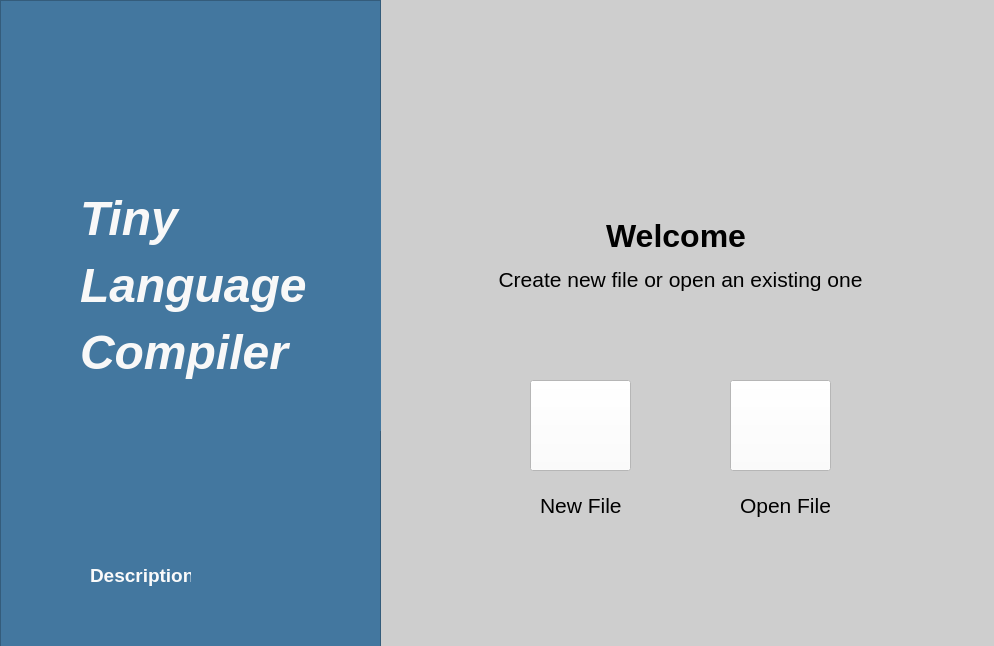
<?xml version="1.0" encoding="UTF-8"?>
<ui version="4.0">
 <class>MainWindow</class>
 <widget class="QMainWindow" name="MainWindow">
  <property name="geometry">
   <rect>
    <x>0</x>
    <y>0</y>
    <width>994</width>
    <height>646</height>
   </rect>
  </property>
  <property name="windowTitle">
   <string>MainWindow</string>
  </property>
  <property name="autoFillBackground">
   <bool>false</bool>
  </property>
  <property name="styleSheet">
   <string notr="true">background-color: rgb(206, 206, 206)
</string>
  </property>
  <property name="animated">
   <bool>true</bool>
  </property>
  <widget class="QWidget" name="centralwidget">
   <widget class="QFrame" name="frame_2">
    <property name="geometry">
     <rect>
      <x>0</x>
      <y>0</y>
      <width>381</width>
      <height>651</height>
     </rect>
    </property>
    <property name="styleSheet">
     <string notr="true">background-color:rgb(67, 119, 159)</string>
    </property>
    <property name="frameShape">
     <enum>QFrame::StyledPanel</enum>
    </property>
    <property name="frameShadow">
     <enum>QFrame::Raised</enum>
    </property>
    <widget class="QLabel" name="label_3">
     <property name="geometry">
      <rect>
       <x>80</x>
       <y>140</y>
       <width>331</width>
       <height>291</height>
      </rect>
     </property>
     <property name="text">
      <string>&lt;html&gt;&lt;head/&gt;&lt;body&gt;&lt;p&gt;&lt;span style=&quot; font-size:36pt; font-weight:700; font-style:italic; color:#f8f8f8;&quot;&gt;Tiny&lt;/span&gt;&lt;/p&gt;&lt;p&gt;&lt;span style=&quot; font-size:36pt; font-weight:700; font-style:italic; color:#f8f8f8;&quot;&gt;Language&lt;/span&gt;&lt;/p&gt;&lt;p&gt;&lt;span style=&quot; font-size:36pt; font-weight:700; font-style:italic; color:#f8f8f8;&quot;&gt;Compiler &lt;/span&gt;&lt;/p&gt;&lt;/body&gt;&lt;/html&gt;</string>
     </property>
    </widget>
    <widget class="QLabel" name="label_7">
     <property name="geometry">
      <rect>
       <x>90</x>
       <y>560</y>
       <width>101</width>
       <height>31</height>
      </rect>
     </property>
     <property name="text">
      <string>&lt;html&gt;&lt;head/&gt;&lt;body&gt;&lt;p&gt;&lt;span style=&quot; font-size:14pt; font-weight:700; color:#fafafa;&quot;&gt;Description&lt;/span&gt;&lt;/p&gt;&lt;/body&gt;&lt;/html&gt;</string>
     </property>
    </widget>
    <widget class="QPushButton" name="AboutBTN">
     <property name="geometry">
      <rect>
       <x>200</x>
       <y>570</y>
       <width>21</width>
       <height>21</height>
      </rect>
     </property>
     <property name="styleSheet">
      <string notr="true">image: url(:/Resources/Resources/logos/about.png);
background-color: rgb(255, 255, 255)</string>
     </property>
     <property name="text">
      <string/>
     </property>
     <property name="flat">
      <bool>true</bool>
     </property>
    </widget>
   </widget>
   <widget class="QPushButton" name="NewFolder">
    <property name="geometry">
     <rect>
      <x>530</x>
      <y>380</y>
      <width>101</width>
      <height>91</height>
     </rect>
    </property>
    <property name="styleSheet">
     <string notr="true">background-color: rgb(255, 255, 255);
image: url(:/Resources/Resources/new.png);



</string>
    </property>
    <property name="text">
     <string/>
    </property>
    <property name="autoDefault">
     <bool>true</bool>
    </property>
    <property name="default">
     <bool>false</bool>
    </property>
    <property name="flat">
     <bool>false</bool>
    </property>
   </widget>
   <widget class="QLabel" name="label_5">
    <property name="geometry">
     <rect>
      <x>540</x>
      <y>490</y>
      <width>91</width>
      <height>31</height>
     </rect>
    </property>
    <property name="text">
     <string>&lt;html&gt;&lt;head/&gt;&lt;body&gt;&lt;p&gt;&lt;span style=&quot; font-size:16pt;&quot;&gt;New File&lt;/span&gt;&lt;/p&gt;&lt;/body&gt;&lt;/html&gt;</string>
    </property>
   </widget>
   <widget class="QPushButton" name="OpenFolder">
    <property name="geometry">
     <rect>
      <x>730</x>
      <y>380</y>
      <width>101</width>
      <height>91</height>
     </rect>
    </property>
    <property name="focusPolicy">
     <enum>Qt::TabFocus</enum>
    </property>
    <property name="styleSheet">
     <string notr="true">image: url(:/Resources/Resources/logos/file-open-2_30x30.png);
background-color: rgb(255, 255, 255)
</string>
    </property>
    <property name="text">
     <string/>
    </property>
    <property name="checkable">
     <bool>false</bool>
    </property>
    <property name="autoDefault">
     <bool>true</bool>
    </property>
   </widget>
   <widget class="QLabel" name="label_6">
    <property name="geometry">
     <rect>
      <x>740</x>
      <y>490</y>
      <width>101</width>
      <height>31</height>
     </rect>
    </property>
    <property name="text">
     <string>&lt;html&gt;&lt;head/&gt;&lt;body&gt;&lt;p&gt;&lt;span style=&quot; font-size:16pt;&quot;&gt;Open File&lt;/span&gt;&lt;/p&gt;&lt;/body&gt;&lt;/html&gt;</string>
    </property>
   </widget>
   <widget class="QLabel" name="label_4">
    <property name="geometry">
     <rect>
      <x>390</x>
      <y>180</y>
      <width>581</width>
      <height>151</height>
     </rect>
    </property>
    <property name="text">
     <string>&lt;html&gt;&lt;head/&gt;&lt;body&gt;&lt;p align=&quot;center&quot;&gt;&lt;span style=&quot; font-size:24pt; font-weight:700;&quot;&gt;Welcome &lt;/span&gt;&lt;/p&gt;&lt;p align=&quot;center&quot;&gt;&lt;span style=&quot; font-size:16pt;&quot;&gt;Create new file or open an existing one&lt;/span&gt;&lt;/p&gt;&lt;/body&gt;&lt;/html&gt;</string>
    </property>
   </widget>
   <widget class="QLabel" name="label_2">
    <property name="geometry">
     <rect>
      <x>630</x>
      <y>80</y>
      <width>101</width>
      <height>121</height>
     </rect>
    </property>
    <property name="text">
     <string>&lt;html&gt;&lt;head/&gt;&lt;body&gt;&lt;p&gt;&lt;img src=&quot;:/Resources/Resources/ASU_50.png&quot;/&gt;&lt;/p&gt;&lt;/body&gt;&lt;/html&gt;</string>
    </property>
   </widget>
  </widget>
  <widget class="QMenuBar" name="menubar">
   <property name="geometry">
    <rect>
     <x>0</x>
     <y>0</y>
     <width>994</width>
     <height>22</height>
    </rect>
   </property>
  </widget>
 </widget>
 <resources/>
 <connections/>
</ui>
